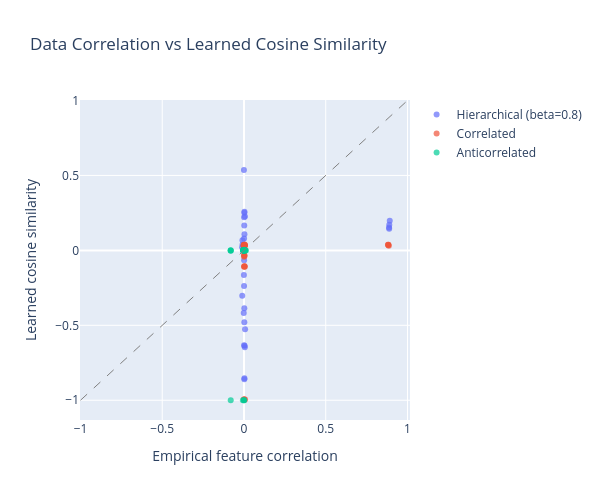

Notebook source saved alongside this figure:
### Markdown cell above
---
## Part 4: Pulling it together -- interference vs data correlation

The individual experiments above showed weak and noisy signals. Let's
see whether aggregating across distribution types reveals a pattern
by plotting empirical feature correlation against learned cosine
similarity for all feature pairs.

### Code cell
# -- Scatter: empirical correlation vs learned cosine similarity -----------

fig = go.Figure()

configs = [
    (
        "Hierarchical (beta=0.8)",
        HierarchicalPairs(
            n_features=N_FEATURES,
            p_active=P_ACTIVE,
            p_follow=0.8,
            beta=0.8,
            device="cpu",
        ),
    ),
    ("Correlated", corr_dist),
    ("Anticorrelated", anti_dist),
]

for label, dist in configs:
    # Empirical correlation matrix from samples
    samps = dist.sample(50_000)
    active = (samps > 0).float()
    emp_corr = torch.corrcoef(active.T)

    # Train model
    model, _ = train_model(dist)
    cos_mat = model.cosine_similarity_matrix

    # Collect all unique pairs
    emp_vals = []
    cos_vals = []
    for i in range(N_FEATURES):
        for j in range(i + 1, N_FEATURES):
            r = emp_corr[i, j].item()
            c = cos_mat[i, j].item()
            if not np.isnan(r):
                emp_vals.append(r)
                cos_vals.append(c)

    fig.add_trace(
        go.Scatter(
            x=emp_vals,
            y=cos_vals,
            mode="markers",
            marker=dict(size=6, opacity=0.7),
            name=label,
        )
    )

fig.add_shape(
    type="line",
    x0=-1,
    x1=1,
    y0=-1,
    y1=1,
    line=dict(dash="dash", color="gray", width=1),
)
fig.update_layout(
    title="Data Correlation vs Learned Cosine Similarity",
    xaxis_title="Empirical feature correlation",
    yaxis_title="Learned cosine similarity",
    height=500,
    width=600,
    showlegend=True,
)
fig.show()

### Figure 1 — Plotly figure (JSON) as saved in the notebook; plotly's stock layout.template omitted (floating-point values rounded to 4 significant figures)
{"data": [{"marker": {"opacity": 0.7, "size": 6}, "mode": "markers", "name": "Hierarchical (beta=0.8)", "type": "scatter", "x": [0.8887, -0.01062, -0.008622, 0.004903, 0.002153, 0.006656, 0.005745, -0.0115, -0.009359, 0.002895, 0.0004695, 0.003704, 0.002618, 0.888, 0.0006437, 0.002738, 0.001933, 0.001605, 0.0002922, 0.002087, 0.0005802, -0.0005235, 0.8916, 0.0004457, 0.002166, -0.001566, -0.000431, 0.8872], "y": [0.1703, -0.3032, 0.03879, -0.6464, 0.2505, -0.5263, 0.2267, 0.02151, 0.06774, 0.257, -0.2375, -0.6361, -0.8532, 0.1445, -0.06668, 0.1083, -0.3859, 0.1653, -0.6331, -0.8592, 0.2202, -0.1642, 0.1983, 0.0797, -0.4801, -0.4178, 0.5357, 0.1521]}, {"marker": {"opacity": 0.7, "size": 6}, "mode": "markers", "name": "Correlated", "type": "scatter", "x": [0.8831, -0.0004803, -0.002039, -0.001914, 0.0002674, 0.00224, 0.0003528, 0.001855, 0.0004663, 0.002658, 0.004668, 0.002011, 0.001333, 0.8825, 0.003479, 0.006165, 0.001821, 0.004956, 0.00431, 0.006654, 0.002827, 0.00476, 0.8859, 0.0001983, -0.001534, 0.0003245, 0.0001527, 0.8808], "y": [0.03736, -0.9943, 0.03644, 0.02894, -0.1084, -0.03325, 0.03454, 0.03663, -0.04258, -0.1066, 0.03308, 0.0355, -0.9946, 0.03669, -0.03787, 0.0347, 0.0316, -0.1087, 0.03933, -0.9948, -0.1058, 0.03074, 0.03086, -0.9951, 0.03457, 0.03586, -0.03184, 0.03707]}, {"marker": {"opacity": 0.7, "size": 6}, "mode": "markers", "name": "Anticorrelated", "type": "scatter", "x": [-0.08075, -0.0009531, -0.003174, -0.003018, 0.0009274, 0.003137, 0.001034, -0.006664, 0.004054, -0.001556, 0.01204, -0.002283, 0.00714, -0.08151, 0.0003952, 0.00356, -0.005758, 0.005652, -0.006358, -0.003032, 3.282e-05, -0.001192, -0.08119, 0.003814, -0.005913, -0.004194, 0.002939, -0.08154], "y": [-0.001749, 0.001242, 0.000512, -0.0009112, 0.0008456, 0.0005157, -1.0, -1.0, -0.0008475, 0.0009308, -0.001434, 0.0007614, -0.0001127, 0.000113, 0.0004676, 3.585e-05, -2.801e-05, 0.0006184, -0.0009974, 0.0006522, -1.0, 5.942e-05, -1.0, 0.0005774, 0.000654, -0.0002322, -0.0005877, -0.001087]}], "layout": {"height": 500, "shapes": [{"line": {"color": "gray", "dash": "dash", "width": 1}, "type": "line", "x0": -1, "x1": 1, "y0": -1, "y1": 1}], "showlegend": true, "title": {"text": "Data Correlation vs Learned Cosine Similarity"}, "width": 600, "xaxis": {"title": {"text": "Empirical feature correlation"}}, "yaxis": {"title": {"text": "Learned cosine similarity"}}}}
